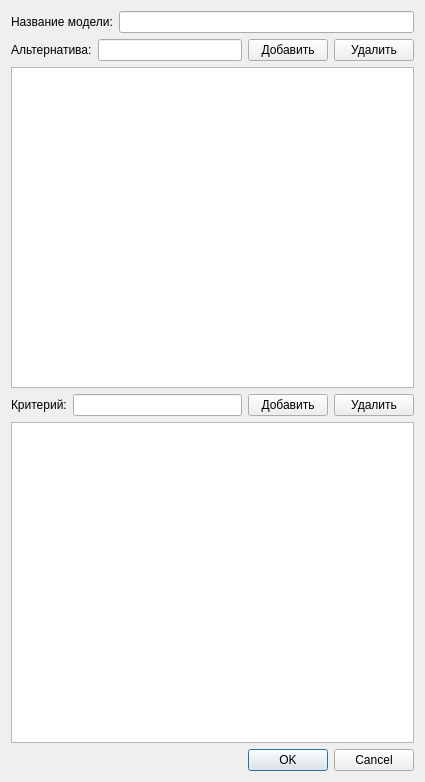
<?xml version="1.0" encoding="UTF-8"?>
<ui version="4.0">
    <class>DecisionModelDialog</class>
    <widget class="QDialog" name="DecisionModelDialog">
        <property name="windowModality">
            <enum>Qt::WindowModal</enum>
        </property>
        <property name="geometry">
            <rect>
                <x>0</x>
                <y>0</y>
                <width>425</width>
                <height>782</height>
            </rect>
        </property>
        <property name="windowTitle">
            <string>Создание и редактирование модели</string>
        </property>
        <layout class="QVBoxLayout" name="verticalLayout_2">
            <item>
                <layout class="QVBoxLayout" name="verticalLayout">
                    <item>
                        <layout class="QHBoxLayout" name="horizontalLayout">
                            <item>
                                <widget class="QLabel" name="label_2">
                                    <property name="text">
                                        <string>Название модели:</string>
                                    </property>
                                </widget>
                            </item>
                            <item>
                                <widget class="QLineEdit" name="modelNameLineEdit"/>
                            </item>
                        </layout>
                    </item>
                    <item>
                        <layout class="QHBoxLayout" name="horizontalLayout_2">
                            <item>
                                <widget class="QLabel" name="label">
                                    <property name="text">
                                        <string>Альтернатива:</string>
                                    </property>
                                </widget>
                            </item>
                            <item>
                                <widget class="QLineEdit" name="alternativeLineEdit"/>
                            </item>
                            <item>
                                <widget class="QPushButton" name="addAlternative">
                                    <property name="text">
                                        <string>Добавить</string>
                                    </property>
                                </widget>
                            </item>
                            <item>
                                <widget class="QPushButton" name="deleteAlternative">
                                    <property name="text">
                                        <string>Удалить</string>
                                    </property>
                                </widget>
                            </item>
                        </layout>
                    </item>
                    <item>
                        <widget class="QListWidget" name="alternativesList"/>
                    </item>
                    <item>
                        <layout class="QHBoxLayout" name="horizontalLayout_3">
                            <item>
                                <widget class="QLabel" name="label_3">
                                    <property name="text">
                                        <string>Критерий:</string>
                                    </property>
                                </widget>
                            </item>
                            <item>
                                <widget class="QLineEdit" name="criteriaLineEdit"/>
                            </item>
                            <item>
                                <widget class="QPushButton" name="addCriteria">
                                    <property name="text">
                                        <string>Добавить</string>
                                    </property>
                                </widget>
                            </item>
                            <item>
                                <widget class="QPushButton" name="deleteCriteria">
                                    <property name="text">
                                        <string>Удалить</string>
                                    </property>
                                </widget>
                            </item>
                        </layout>
                    </item>
                    <item>
                        <widget class="QListWidget" name="criteriaList"/>
                    </item>
                    <item>
                        <widget class="QDialogButtonBox" name="buttonBox">
                            <property name="standardButtons">
                                <set>QDialogButtonBox::Cancel|QDialogButtonBox::Ok</set>
                            </property>
                        </widget>
                    </item>
                </layout>
            </item>
        </layout>
    </widget>
    <resources/>
    <connections/>
</ui>
